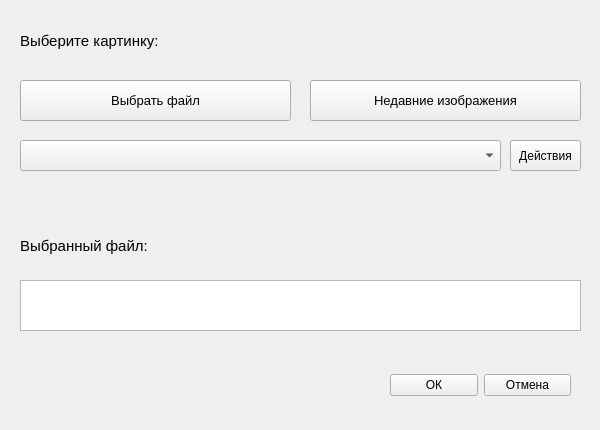
<?xml version="1.0" encoding="UTF-8"?>
<ui version="4.0">
 <class>Form</class>
 <widget class="QWidget" name="Form">
  <property name="geometry">
   <rect>
    <x>0</x>
    <y>0</y>
    <width>600</width>
    <height>430</height>
   </rect>
  </property>
  <property name="windowTitle">
   <string>Abobe Photoshop - Выбор картинки</string>
  </property>
  <widget class="QLabel" name="label_2">
   <property name="geometry">
    <rect>
     <x>20</x>
     <y>230</y>
     <width>141</width>
     <height>31</height>
    </rect>
   </property>
   <property name="font">
    <font>
     <pointsize>11</pointsize>
    </font>
   </property>
   <property name="text">
    <string>Выбранный файл:</string>
   </property>
  </widget>
  <widget class="QWidget" name="horizontalLayoutWidget_2">
   <property name="geometry">
    <rect>
     <x>390</x>
     <y>360</y>
     <width>181</width>
     <height>51</height>
    </rect>
   </property>
   <layout class="QHBoxLayout" name="horizontalLayout_2">
    <item>
     <widget class="QPushButton" name="btn_ok">
      <property name="text">
       <string extracomment="Выберите файл">ОК</string>
      </property>
      <attribute name="buttonGroup">
       <string notr="true">end_buttons</string>
      </attribute>
     </widget>
    </item>
    <item>
     <widget class="QPushButton" name="btn_canel">
      <property name="text">
       <string>Отмена</string>
      </property>
      <attribute name="buttonGroup">
       <string notr="true">end_buttons</string>
      </attribute>
     </widget>
    </item>
   </layout>
  </widget>
  <widget class="QPlainTextEdit" name="file_name_place">
   <property name="geometry">
    <rect>
     <x>20</x>
     <y>280</y>
     <width>561</width>
     <height>51</height>
    </rect>
   </property>
   <property name="font">
    <font>
     <pointsize>9</pointsize>
    </font>
   </property>
   <property name="readOnly">
    <bool>true</bool>
   </property>
   <property name="plainText">
    <string/>
   </property>
  </widget>
  <widget class="QComboBox" name="file_combo">
   <property name="geometry">
    <rect>
     <x>20</x>
     <y>140</y>
     <width>481</width>
     <height>31</height>
    </rect>
   </property>
   <property name="font">
    <font>
     <family>Consolas</family>
    </font>
   </property>
  </widget>
  <widget class="QLabel" name="is_file">
   <property name="geometry">
    <rect>
     <x>30</x>
     <y>370</y>
     <width>351</width>
     <height>31</height>
    </rect>
   </property>
   <property name="font">
    <font>
     <pointsize>9</pointsize>
     <italic>false</italic>
    </font>
   </property>
   <property name="text">
    <string/>
   </property>
   <property name="indent">
    <number>5</number>
   </property>
  </widget>
  <widget class="QPushButton" name="btn_select_file">
   <property name="geometry">
    <rect>
     <x>20</x>
     <y>80</y>
     <width>271</width>
     <height>41</height>
    </rect>
   </property>
   <property name="font">
    <font>
     <pointsize>10</pointsize>
    </font>
   </property>
   <property name="text">
    <string>Выбрать файл</string>
   </property>
  </widget>
  <widget class="QPushButton" name="btn_last_images">
   <property name="geometry">
    <rect>
     <x>310</x>
     <y>80</y>
     <width>271</width>
     <height>41</height>
    </rect>
   </property>
   <property name="font">
    <font>
     <pointsize>10</pointsize>
    </font>
   </property>
   <property name="text">
    <string>Недавние изображения</string>
   </property>
  </widget>
  <widget class="QLabel" name="label">
   <property name="geometry">
    <rect>
     <x>20</x>
     <y>20</y>
     <width>551</width>
     <height>41</height>
    </rect>
   </property>
   <property name="font">
    <font>
     <pointsize>11</pointsize>
    </font>
   </property>
   <property name="text">
    <string>Выберите картинку:</string>
   </property>
  </widget>
  <widget class="QPushButton" name="btn_actions">
   <property name="geometry">
    <rect>
     <x>510</x>
     <y>140</y>
     <width>71</width>
     <height>31</height>
    </rect>
   </property>
   <property name="text">
    <string>Действия</string>
   </property>
  </widget>
 </widget>
 <resources/>
 <connections/>
 <buttongroups>
  <buttongroup name="end_buttons"/>
 </buttongroups>
</ui>
